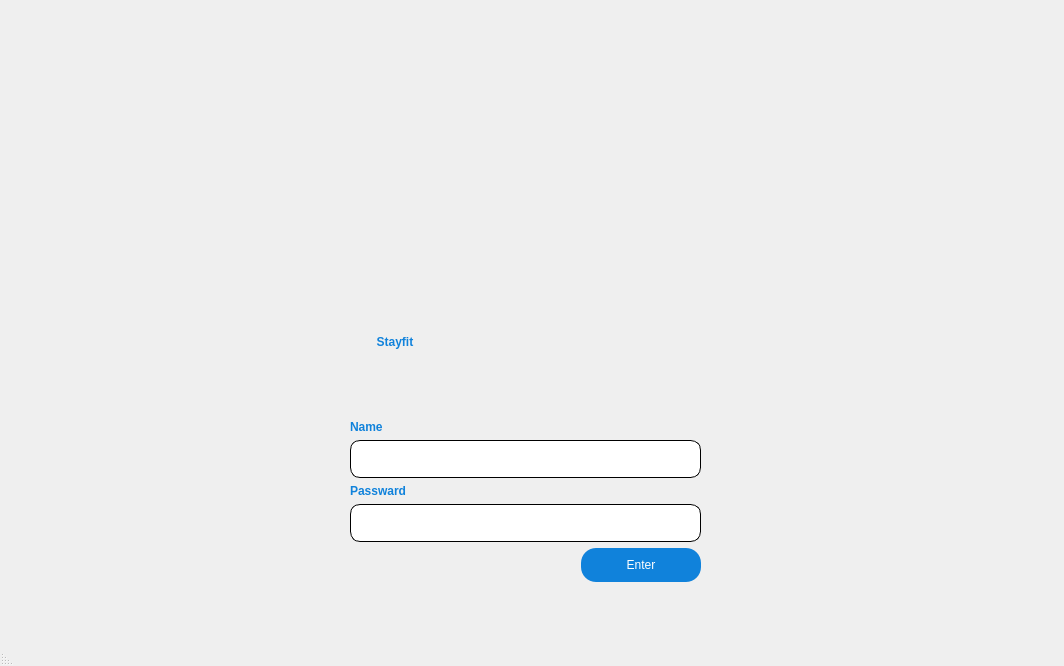
<?xml version="1.0" encoding="UTF-8"?>
<ui version="4.0">
 <class>MainWindow</class>
 <widget class="QMainWindow" name="MainWindow">
  <property name="geometry">
   <rect>
    <x>0</x>
    <y>0</y>
    <width>1064</width>
    <height>666</height>
   </rect>
  </property>
  <property name="windowTitle">
   <string>MainWindow</string>
  </property>
  <property name="layoutDirection">
   <enum>Qt::RightToLeft</enum>
  </property>
  <widget class="QWidget" name="centralwidget">
   <widget class="QLabel" name="backgroundimg_label">
    <property name="geometry">
     <rect>
      <x>0</x>
      <y>-10</y>
      <width>1071</width>
      <height>661</height>
     </rect>
    </property>
    <property name="styleSheet">
     <string notr="true">
background-image: url(:/Login/login_back.png);</string>
    </property>
    <property name="text">
     <string/>
    </property>
   </widget>
   <widget class="QLabel" name="Logo_label">
    <property name="geometry">
     <rect>
      <x>410</x>
      <y>50</y>
      <width>191</width>
      <height>211</height>
     </rect>
    </property>
    <property name="styleSheet">
     <string notr="true">background-image: url(:/newPrefix/logo.png);</string>
    </property>
    <property name="text">
     <string/>
    </property>
   </widget>
   <widget class="QWidget" name="">
    <property name="geometry">
     <rect>
      <x>350</x>
      <y>270</y>
      <width>351</width>
      <height>312</height>
     </rect>
    </property>
    <layout class="QVBoxLayout" name="verticalLayout_2">
     <item>
      <widget class="QLabel" name="Stayfit_label">
       <property name="layoutDirection">
        <enum>Qt::LeftToRight</enum>
       </property>
       <property name="autoFillBackground">
        <bool>false</bool>
       </property>
       <property name="styleSheet">
        <string notr="true">font: 34pt &quot;Myanmar Text&quot;;


font-weight:500;
color: rgb(16,130,219);

</string>
       </property>
       <property name="text">
        <string>        Stayfit</string>
       </property>
      </widget>
     </item>
     <item>
      <layout class="QVBoxLayout" name="verticalLayout">
       <item>
        <widget class="QLabel" name="Name_label">
         <property name="styleSheet">
          <string notr="true">font: 12pt &quot;Myanmar Text&quot;;


font-weight:500;
color: rgb(16,130,219);
</string>
         </property>
         <property name="text">
          <string>Name</string>
         </property>
        </widget>
       </item>
       <item>
        <widget class="QLineEdit" name="Name_lineEdit">
         <property name="styleSheet">
          <string notr="true">border-radius:10px;
  padding: 10px;

border-style:outset;
border-width:1px;
border-color:black;</string>
         </property>
        </widget>
       </item>
       <item>
        <widget class="QLabel" name="Passward_label">
         <property name="styleSheet">
          <string notr="true">font: 12pt &quot;Myanmar Text&quot;;


font-weight:500;
color: rgb(16,130,219);
</string>
         </property>
         <property name="text">
          <string>Passward</string>
         </property>
        </widget>
       </item>
       <item>
        <widget class="QLineEdit" name="Passward_lineEdit">
         <property name="styleSheet">
          <string notr="true">border-radius:10px;
  padding: 10px;

border-style:outset;
border-width:1px;
border-color:black;</string>
         </property>
        </widget>
       </item>
       <item>
        <widget class="QPushButton" name="Enter_pushButton">
         <property name="enabled">
          <bool>true</bool>
         </property>
         <property name="sizePolicy">
          <sizepolicy hsizetype="Minimum" vsizetype="Preferred">
           <horstretch>0</horstretch>
           <verstretch>0</verstretch>
          </sizepolicy>
         </property>
         <property name="maximumSize">
          <size>
           <width>120</width>
           <height>16777215</height>
          </size>
         </property>
         <property name="styleSheet">
          <string notr="true">background-color: rgb(16,130,219);
font: 16pt &quot;MS Shell Dlg 2&quot;;
color: rgb(255,255,255);

border-radius:15px;
  padding: 10px;

</string>
         </property>
         <property name="text">
          <string>Enter</string>
         </property>
        </widget>
       </item>
      </layout>
     </item>
    </layout>
   </widget>
  </widget>
  <widget class="QMenuBar" name="menubar">
   <property name="geometry">
    <rect>
     <x>0</x>
     <y>0</y>
     <width>1064</width>
     <height>21</height>
    </rect>
   </property>
  </widget>
  <widget class="QStatusBar" name="statusbar"/>
 </widget>
 <tabstops>
  <tabstop>Name_lineEdit</tabstop>
  <tabstop>Passward_lineEdit</tabstop>
  <tabstop>Enter_pushButton</tabstop>
 </tabstops>
 <resources>
  <include location="Saved_ui_file/The_GUI_dr/this_is_resource.qrc"/>
 </resources>
 <connections/>
</ui>
